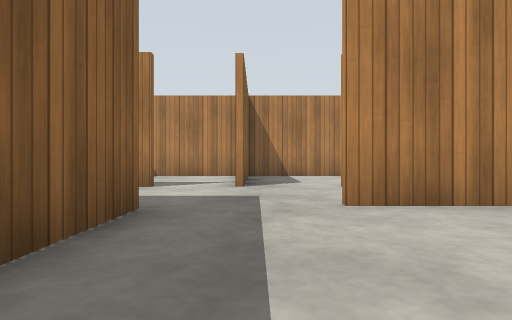
view 1 (above)

24 first-person views from a walk through a Gazebo world. The camera is 0.5 m above the floor, looks level and sees 75° across. The floor is counted in squares, 1 m on a side. Each view is taken from the middle of a square. On the plan, view 1 faces up. The plan holds only what a view shows up to about 9 squares ahead; the rest is blank. The place goes on beyond the plan. Gazebo's built-in surfaces are drawn with simple patterns.

view 2
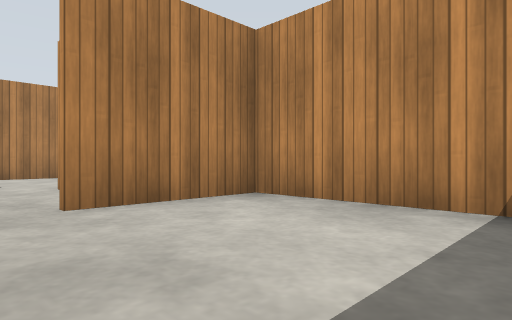

view 3
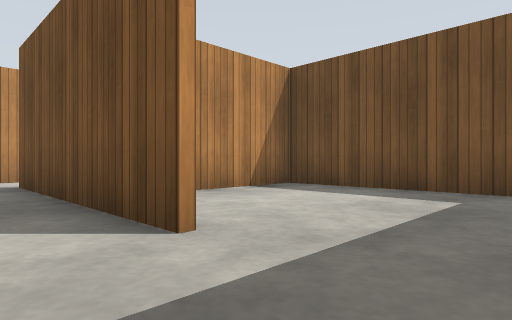

view 4
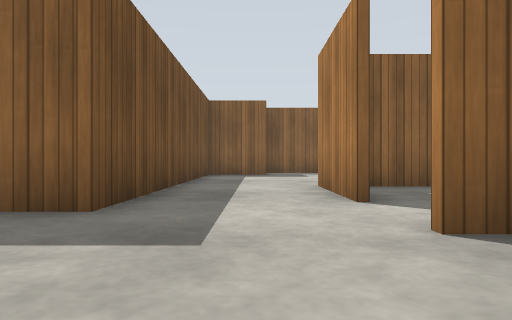

view 5
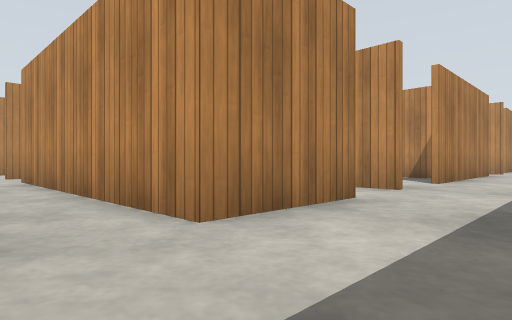

view 6
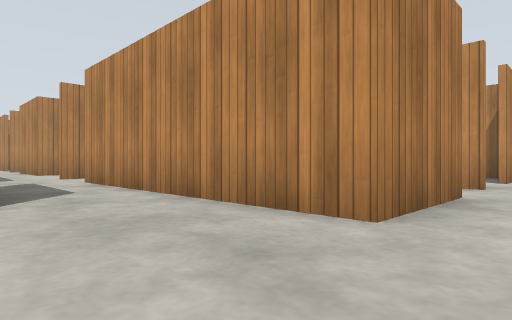

view 7
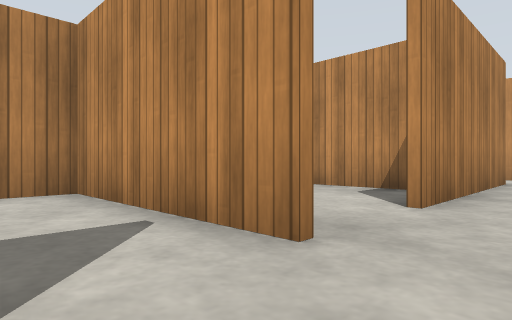

view 8
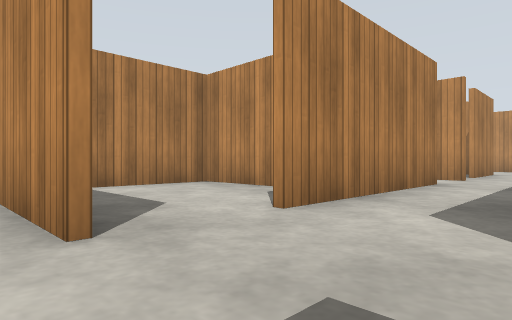

view 9
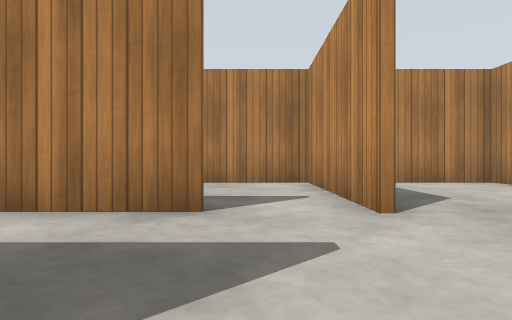

view 10
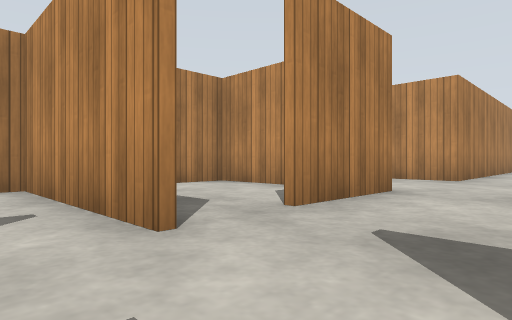

view 11
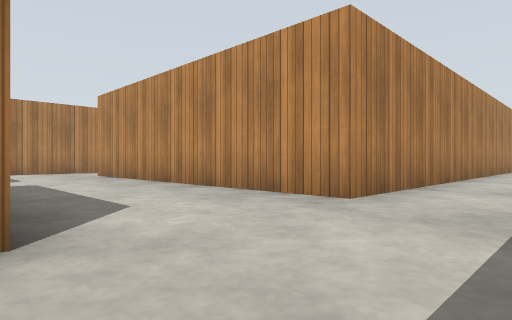

view 12
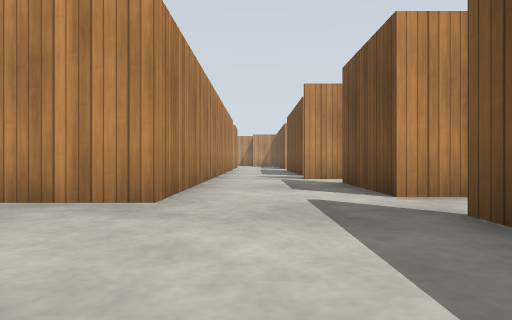

view 13
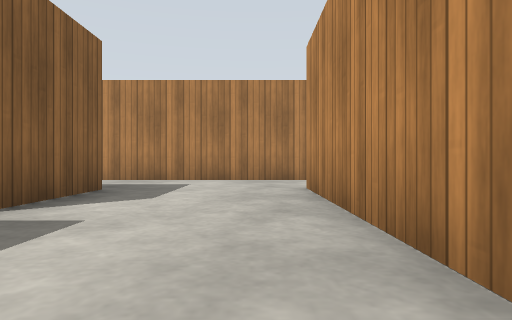

view 14
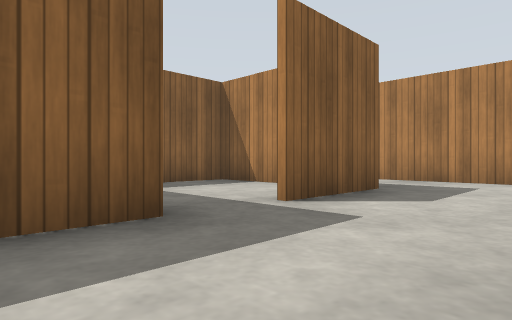

view 15
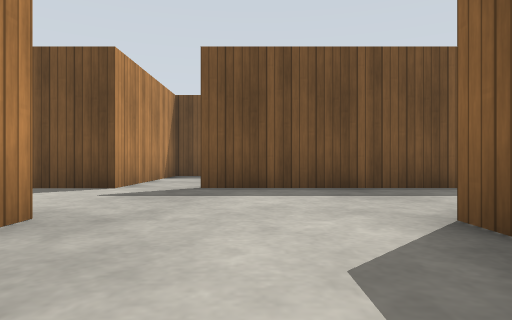

view 16
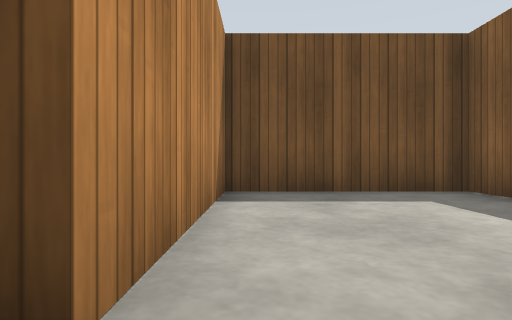

view 17
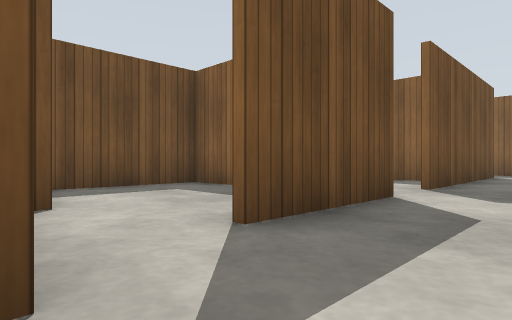

view 18
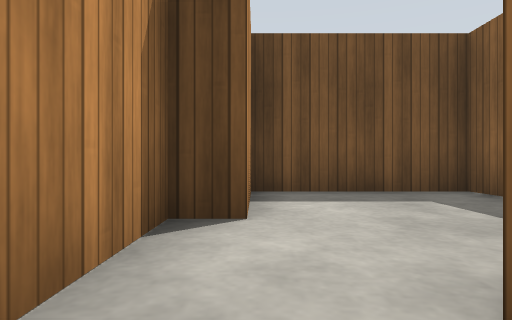

view 19
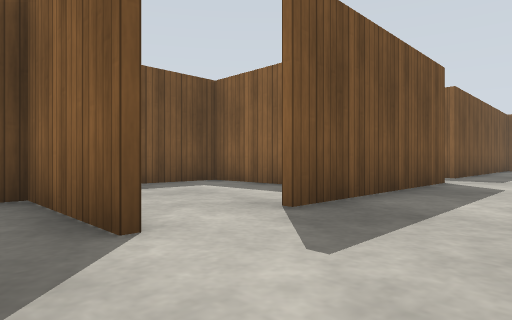

view 20
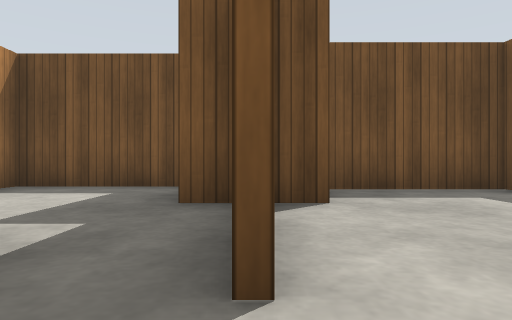

view 21
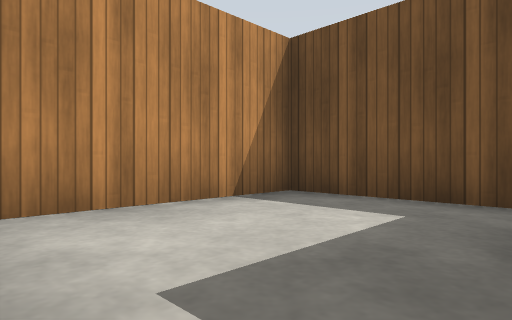

view 22
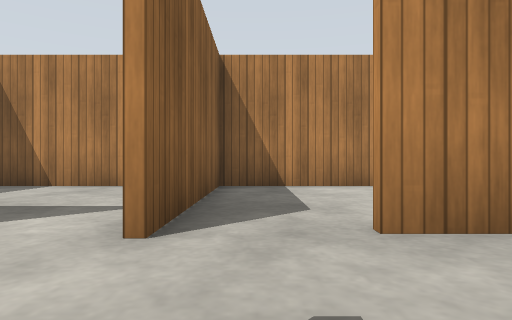

view 23
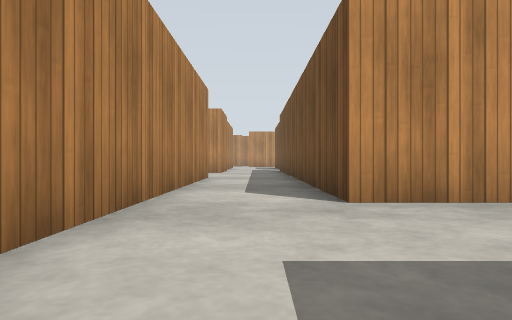

view 24
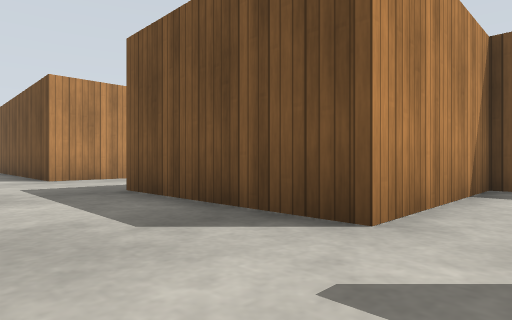

### Floor plan
Points are (right, up) in squares from view 1. A wall is a line through its corners. A room is listed if a view was taken in it or the views show most of it. See-through windows are left out.
Room 1 (views 1, 2)
walls: (-1.2, 3.4) (-1.2, 1.5); (-0.3, -0.7) (3.6, -0.7) (3.6, 3.6) (0.9, 3.6)
ways out: opening at (0, 3) to room 2
Room 2 (views 3, 5, 6, 7, 8)
walls: (-1.9, 6.2) (-4.4, 6.2) (-4.4, 12.9); (-7, 3.4) (-1.2, 3.4); (-3.9, 14.5) (-4.5, 14.5)
ways out: opening at (0, 3) to room 1; opening at (1, 5) to room 3; opening at (1, 7) to room 9; opening at (-1, 6) to room 10; opening at (-5.5, 15); opening at (-4, 13.5)
Room 3 (views 4, 10, 11, 12, 13, 14, 15, 16, 17, 18, 19, 20, 22, 23, 24)
walls: (8.2, 14.6) (12.4, 14.6) (12.4, 12.1); (12.4, 10.5) (12.4, 9.3); (6.5, 6.2) (1.6, 6.2); (21, 17.4) (11.1, 17.4); (12.4, 6.9) (12.4, 6.2) (9.7, 6.2); (0.9, 3.8) (6.2, 3.8); (7.9, 3.4) (7.9, 3.9); (10.1, 3.1) (15, 3.1); (12.6, 2.3) (12.6, 1.5); (21.5, 6.2) (15.9, 6.2) (15.9, 14.9) (21, 14.9); (12.6, -0.4) (12.6, -1.3) (16.5, -1.3) (16.5, 3.1) (19.3, 3.1)
ways out: opening at (1, 5) to room 2; opening at (7, 3) to room 4; opening at (9, 3) to room 5; opening at (12, 11.5) to room 6; opening at (20, 3) to room 7; opening at (9, 7) to room 8; opening at (7, 7) to room 11; opening at (7, 14)
Room 4 (view 9)
walls: (7.1, 1.1) (7.9, 1.1); (3.8, 1.6) (3.8, -0.7) (6.7, -0.7)
ways out: opening at (7, 3) to room 3
Room 5 (view 21)
walls: (9.4, -1.3) (12.5, -1.3) (12.5, 2.6); (8.1, 3.9) (8.1, 1.1) (9, 1.1)
ways out: opening at (9, 3) to room 3
Room 6 (no view inside)
walls: (10.2, 14.5) (8.3, 14.5) (8.3, 12.8)
ways out: opening at (12, 11.5) to room 3
Room 7 (no view inside)
walls: (20.1, -0.4) (20.1, 1.1) (20.7, 1.1) (20.7, 3.8); (16.6, 0) (16.6, -1.3) (20.1, -1.3)
ways out: opening at (20, 3) to room 3
Room 8 (no view inside)
walls: (12.2, 8.4) (12.2, 10.3) (8, 10.3); (8.3, 10.5) (8.3, 6.1)
ways out: opening at (9, 7) to room 3
Room 9 (no view inside)
walls: (3.6, 6.6) (3.6, 10.3) (1.1, 10.3); (-0.2, 8.9) (-0.2, 6.2)
ways out: opening at (1, 7) to room 2
Room 10 (no view inside)
walls: (-4.3, 8.4) (-4.3, 7.1); (-0.4, 6.1) (-0.4, 10.3) (-1.4, 10.3)
ways out: opening at (-1, 6) to room 2
Room 11 (no view inside)
walls: (8.2, 6) (8.2, 10.4); (8, 10.3) (4.1, 10.3)
ways out: opening at (7, 7) to room 3

Where each view was taken, in squares from view 1:
view 1: 0 up, 0 right, facing up
view 2: 0 up, 0 right, facing up-right
view 3: 5 up, 1 left, facing down-right
view 4: 5 up, 2 right, facing left
view 5: 4 up, 6 left, facing up-right
view 6: 5 up, 7 left, facing up-right
view 7: 5 up, 2 left, facing up-right
view 8: 4 up, 1 left, facing up-right
view 9: 3 up, 7 right, facing up
view 10: 4 up, 7 right, facing up-right
view 11: 4 up, 12 right, facing up-right
view 12: 5 up, 12 right, facing right
view 13: 9 up, 15 right, facing up
view 14: 9 up, 15 right, facing up-left
view 15: 9 up, 14 right, facing down
view 16: 4 up, 16 right, facing down
view 17: 5 up, 21 right, facing down-left
view 18: 4 up, 20 right, facing down
view 19: 6 up, 9 right, facing down-left
view 20: 5 up, 8 right, facing down
view 21: 3 up, 9 right, facing down-right
view 22: 4 up, 9 right, facing up
view 23: 16 up, 12 right, facing right
view 24: 17 up, 7 right, facing down-right
